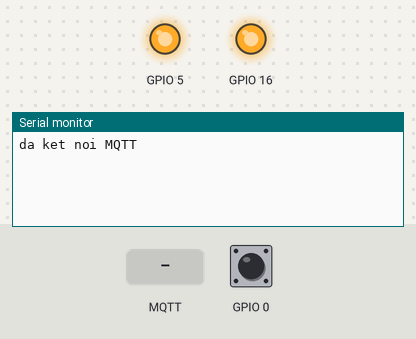
The sketch below on a simulated ESP8266 (NodeMCU). On the bench: output pins drawn as LEDs (lit = HIGH), the last lines printed to the serial monitor. The inputs (shaded band) are chosen by the test bench; at power-on: GPIO 0 HIGH. WiFi joins after 1.5 s; servers stay silent unless stated; no MQTT or app messages arrive unless stated.

Above: at 3.7 s.
3.8 s: MQTT message "1" arrives on the first subscribed topic
At 5.0 s:
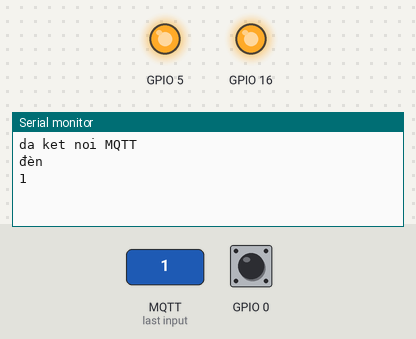
5.3 s: MQTT message "on" arrives on the first subscribed topic
At 6.4 s:
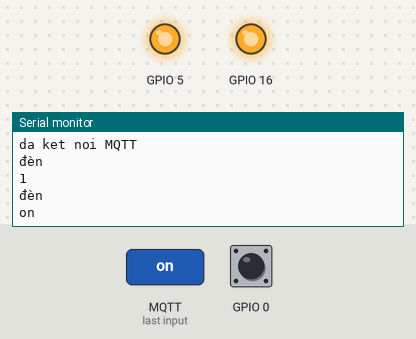
6.8 s: MQTT message "off" arrives on the first subscribed topic
At 7.7 s:
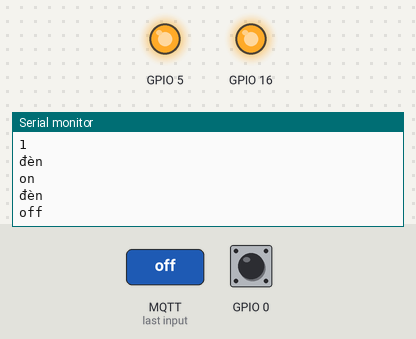

The sketch:

t1.ino
```cpp
#include <ESP8266WiFi.h>
#include <PubSubClient.h>
#include <DNSServer.h>
#include <ESP8266WebServer.h>
#include <WiFiManager.h>
#include <ESP8266mDNS.h>


void nhandulieu (char * tp, byte * nd, unsigned int length) // tạo hàm nhận dữ liệu
  {
    String topic(tp);
    String noidung= String((char *)nd);
    noidung.remove(length);
   Serial.println(topic);
   Serial.println(noidung);

     if(topic=="quạt")
    {
        if(noidung=="bật")
         digitalWrite(5,LOW);
         if(noidung=="tắt")
         digitalWrite(5,HIGH);
    }
      if(topic=="đèn")
    {
     if(noidung=="bật")
         digitalWrite(16,LOW);
         if(noidung=="tắt")
         digitalWrite(16,HIGH);
    }


  }


WiFiClient c;

PubSubClient MQTT("homeauto.local", 1883, nhandulieu, c);

void setup()
  {


    Serial.begin(115200);


  WiFiManager wifiManager;
  wifiManager.autoConnect("Home auto switch");
        delay(500);
 while (1)
      {
        delay(500);
        if(MQTT.connect("nodemcu"))
          break;
      }

    Serial.println("da ket noi MQTT");
    MQTT.subscribe("đèn"); MQTT.subscribe("hello");
    pinMode(5, OUTPUT);
    digitalWrite(5, HIGH);
    pinMode(16, OUTPUT);
    digitalWrite(16, HIGH);
    pinMode(0, INPUT);
 }
void loop()
  {
    if (digitalRead(0) == 0)
    {
    WiFi.disconnect();
    delay(3000);
    setup();
     }
    if (!MQTT.connect("ESP"))
    {MQTT.connect("ESP");}

   MQTT.loop();
  // put your setup code here, to run once:

}
```

Measured:
- after the input at 3.8 s, the serial monitor: prints a new line at once (image 1)
- after the input at 5.3 s, the serial monitor: prints a new line at once (image 2)
- after the input at 6.8 s, the serial monitor: prints a new line at once (image 3)
